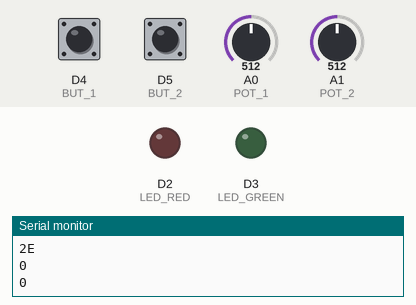
Recording of a sketch running on a simulated Arduino MKR. Parts: output pins drawn as LEDs (lit = HIGH), the last lines printed to the serial monitor. The inputs (shaded band) are chosen by the test bench; at power-on: D4 (BUT_1) LOW, D5 (BUT_2) LOW, A0 (POT_1) = 512, A1 (POT_2) = 512. WiFi joins after 1.5 s; servers stay silent unless stated.

Above: at 12.7 s.
12.8 s: D4 (BUT_1) pulled HIGH for 1 s
At 14.8 s:
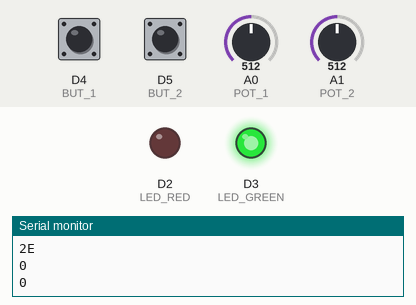
18.3 s: D4 (BUT_1) pulled HIGH for 3.2 s
At 19.6 s:
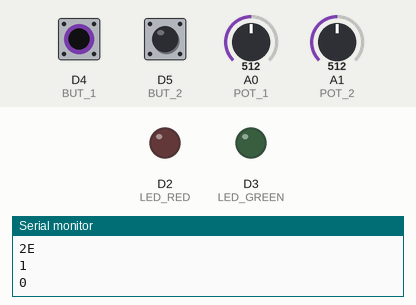
Timing chart, 0 to 21.3 s (numbered marks = the images above; inputs shaded):
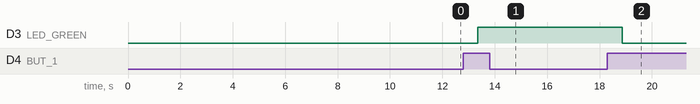

The sketch:

RemoteControl.ino
```cpp
#include "networkControl.h"
#include <WiFiNINA.h>
#include <WiFiUdp.h>

#define DEBUG

char ssid[] = "AndroidAP8BE4";        // your network SSID (name)
char pass[] = "fgou8655";    // your network password (use for WPA, or use as key for WEP)
//const char ssid[] = "TP-Link_287E";        // your network SSID (name)
//const char pass[] = "25876024";    // your network password (use for WPA, or use as key for WEP)

unsigned int localPort = 2390;      // local port to listen on
const char* IPaddr = "192.168.166.38"; //Ip address to listen to

int systemON = 0;

const int LED_RED = 2;
const int LED_GREEN = 3;
const int BUT_1 = 4;
const int BUT_2 = 5;
const int POT_1 = A0;
const int POT_2 = A1;

void setUpController(){
  pinMode(LED_RED,OUTPUT);
  pinMode(LED_GREEN,OUTPUT);
  pinMode(BUT_1,INPUT);
  pinMode(BUT_2,INPUT);
}

int cu1=0;
int cu2=0;
void prepareData(char* buffer){
  buffer[0] = analogRead(POT_1)/11;
  buffer[1] = analogRead(POT_2)/11;


  buffer[2] = digitalRead(BUT_1);
  buffer[3] = digitalRead(BUT_2);

  //Debounce stuff
  if (buffer[2]==1){cu1++;}else{cu1=0;}
  if (buffer[3]==1){cu2++;}else{cu2=0;}
  if (cu1>10){buffer[2]=1;}else{buffer[2]=0;}
  if (cu2>10){buffer[3]=1;}else{buffer[3]=0;}

  #ifdef DEBUG
  Serial.println("Input Values");
  Serial.println(buffer[0],HEX);
  Serial.println(buffer[1],HEX);
  Serial.println(buffer[2],HEX);
  Serial.println(buffer[3],HEX);
  #endif

  buffer[4] = 1;
}

void setTestLED(int value){
  if (value==0){digitalWrite(LED_RED, LOW);}
  if (value==1){digitalWrite(LED_RED, HIGH);}
}

void checkForON(char* dataSend){
  static int prevSend=0;
  if (dataSend[2]==1 && prevSend==0){
    if (systemON==1){
      systemON=0;
      dataSend[4] = 0;
      digitalWrite(LED_GREEN, LOW);
    }else if (systemON==0){
      systemON=1;
      dataSend[4] = 1;
      digitalWrite(LED_GREEN, HIGH);
    }
  }
  prevSend=dataSend[2];
}

void enableSystem(char* dataSend){
  if (systemON==0){
    dataSend[4] = 0;
  }else if (systemON==1){
    dataSend[4] = 1;
  }
}

void setup() {
  Serial.begin(9600);
  //while (!Serial);
  setUpNetwork(localPort, ssid, pass);
  setUpController();
}

char dataSend[] = {0,0,0,0,0};

void loop() {


  //DO stuff with recieved data
  char* recievedData = readInformation(0,2);
  setTestLED(recievedData[0]);

  //SEND gathered data out
  prepareData(dataSend);
  checkForON(dataSend);
  enableSystem(dataSend);
  sendInformation(dataSend,5, localPort, IPaddr);

  //DELAY for timing
  delay(50);
}
```

networkControl.h
```cpp
#include <WiFiNINA.h>
#include <WiFiUdp.h>

#define DEBUG

WiFiUDP Udp;

int status = WL_IDLE_STATUS;     // the Wifi radio's status
void setUpNetwork(unsigned int localPort, const char* ssid, const char* pass){
    while (status != WL_CONNECTED) {
    Serial.print("Attempting to connect to network: ");
    Serial.println(ssid);
    status = WiFi.begin(ssid, pass);
    delay(10000);
  }
  // you're connected now, so print out the data:
  Serial.println("You're connected to the network");
  Udp.begin(localPort);
}

void sendInformation(char* data, int len, const unsigned int localPort, const char* IPaddr){
   data[len]=0;
   for (int i=0;i<len;i++){data[i]+=1;} //Increase number
   Udp.beginPacket(IPaddr, localPort);
   Udp.write(data);
   Udp.endPacket();
   for (int i=0;i<len;i++){data[i]-=1;} //Decrease Number
}

#define packetBufferLEN 20
char packetBuffer[packetBufferLEN]; //buffer to hold incoming packet

void resetBuffer(){
  for(int i=0;i<packetBufferLEN;i++){
    packetBuffer[i]=0;
  }
}

char* readInformation(int successBit,int estLen){
  packetBuffer[successBit]=0;
  int packetSize = Udp.parsePacket();
  if (packetSize) {
    resetBuffer();
    IPAddress remoteIp = Udp.remoteIP();
    #ifdef DEBUG
    Serial.print("Received packet of size ");
    Serial.println(packetSize);
    Serial.print("From ");
    Serial.print(remoteIp);
    Serial.print(", port ");
    Serial.println(Udp.remotePort());
    #endif
    // read the packet into packetBufffer
    int len = Udp.read(packetBuffer, packetBufferLEN-1);
    if (len > 0) {
      packetBuffer[len] = 0;
    }
    for (int i=0;i<len;i++){packetBuffer[i]-=1;}
  }
   #ifdef DEBUG
   Serial.println("Contents:");
   for (int i=0;i<estLen;i++){
     Serial.println(packetBuffer[i],HEX);
   }
   #endif
  return packetBuffer;
}
```

Measured:
- after the input at 12.8 s, D3 (LED_GREEN): LOW → HIGH after 0.54 s
- after the input at 18.3 s, D3 (LED_GREEN): HIGH → LOW after 0.56 s
